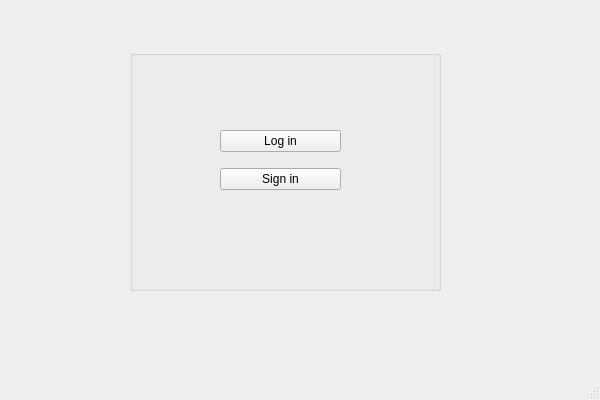
<?xml version="1.0" encoding="UTF-8"?>
<ui version="4.0">
 <class>MainWindow</class>
 <widget class="QMainWindow" name="MainWindow">
  <property name="geometry">
   <rect>
    <x>0</x>
    <y>0</y>
    <width>600</width>
    <height>400</height>
   </rect>
  </property>
  <property name="windowTitle">
   <string>MainWindow</string>
  </property>
  <widget class="QWidget" name="centralwidget">
   <widget class="QGroupBox" name="groupBox">
    <property name="geometry">
     <rect>
      <x>130</x>
      <y>50</y>
      <width>311</width>
      <height>241</height>
     </rect>
    </property>
    <property name="title">
     <string/>
    </property>
    <widget class="QWidget" name="layoutWidget">
     <property name="geometry">
      <rect>
       <x>90</x>
       <y>70</y>
       <width>121</width>
       <height>80</height>
      </rect>
     </property>
     <layout class="QVBoxLayout" name="verticalLayout">
      <item>
       <widget class="QPushButton" name="login">
        <property name="text">
         <string>Log in</string>
        </property>
       </widget>
      </item>
      <item>
       <widget class="QPushButton" name="signin">
        <property name="text">
         <string>Sign in</string>
        </property>
       </widget>
      </item>
     </layout>
    </widget>
   </widget>
  </widget>
  <widget class="QMenuBar" name="menubar">
   <property name="geometry">
    <rect>
     <x>0</x>
     <y>0</y>
     <width>600</width>
     <height>21</height>
    </rect>
   </property>
  </widget>
  <widget class="QStatusBar" name="statusbar"/>
 </widget>
 <resources/>
 <connections/>
</ui>
